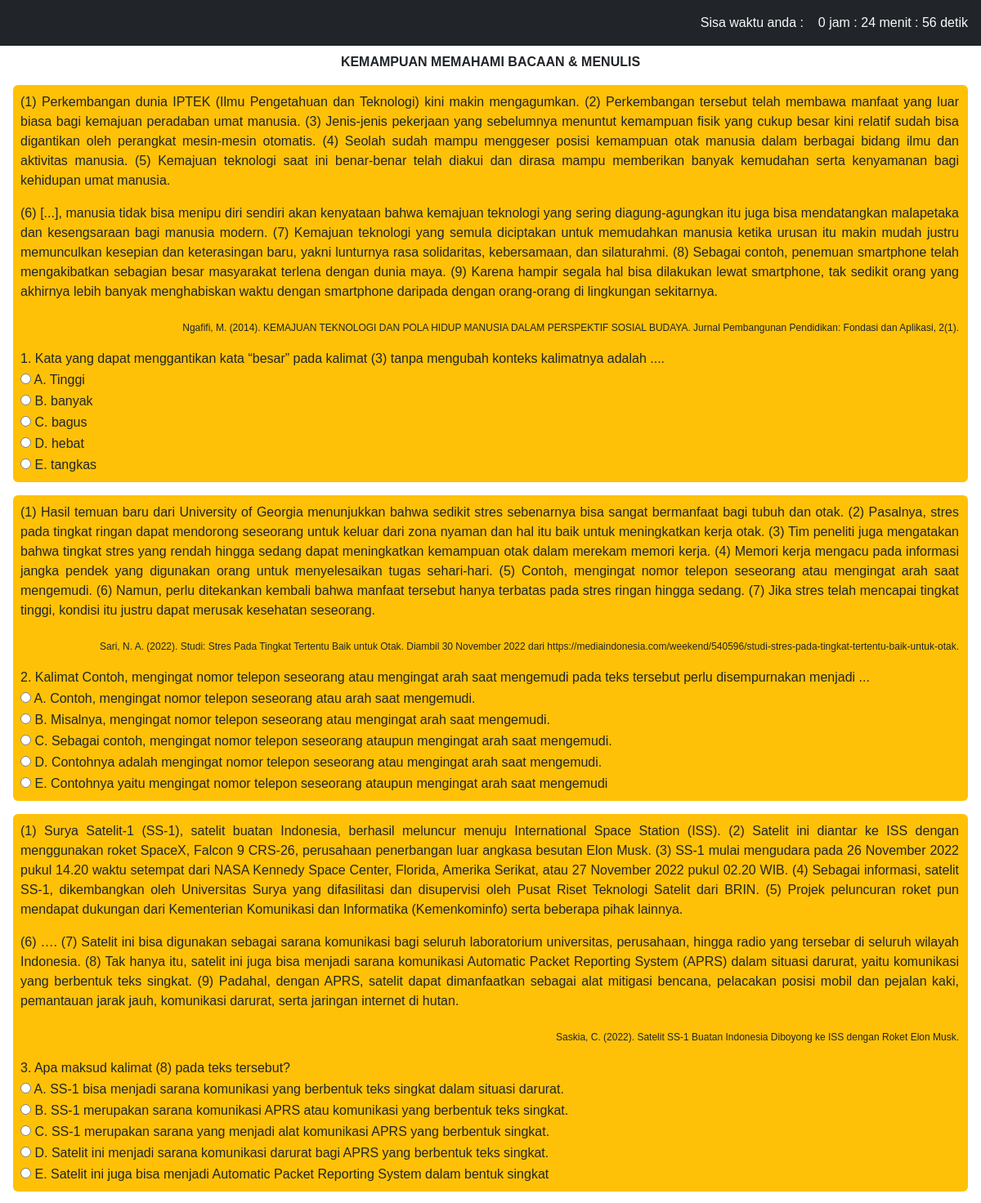
/memahami_bacaan_menulis.php (signed in, upper part), run on the app's committed database.
### tables this page shows
CREATE TABLE `memahami_bacaan_menulis` (
  `id` int(255) NOT NULL,
  `text` text NOT NULL,
  `soal` text NOT NULL,
  `pilihan_a` text NOT NULL,
  `pilihan_b` text NOT NULL,
  `pilihan_c` text NOT NULL,
  `pilihan_d` text NOT NULL,
  `pilihan_e` text NOT NULL,
  `jawaban` varchar(255) NOT NULL,
  `bobot` int(11) NOT NULL
);

### memahami_bacaan_menulis.php (the view, shortened to what this page needs)
<!DOCTYPE html>
<html lang="en">
	<head>
        <link
			href="https://cdn.jsdelivr.net/npm/bootstrap@5.2.1/dist/css/bootstrap.min.css"
			rel="stylesheet"
		/>
		<link rel="stylesheet" href="assets/styles/style.css" />
        <link rel="stylesheet" href="https://cdn.jsdelivr.net/npm/bootstrap-icons@1.9.1/font/bootstrap-icons.css">
	</head>
	<body>
				<p id="timer" align="right" class="text-light p-3 bg-dark fixed-top"></p>
				<br>
        <br>
				<p align="center" class="mt-3"><b>KEMAMPUAN MEMAHAMI BACAAN & MENULIS</b></p>
        <form action="pengetahuan_kuantitatif.php" method="POST" id="frmSoal">
        <?php
            include "koneksi.php";
            $query    = mysqli_query($koneksi, "SELECT * FROM memahami_bacaan_menulis ORDER BY RAND()");
            $no = 0;
            while($data = mysqli_fetch_array($query)){
            $no++
            ?>
							<table border="0" class="m-3 p-2 bg-warning d-flex rounded">
        <tbody>
								<?php
                    if(!empty($data['text'])){
                        echo "<tr><td>$data[text]</td><td></td></tr>";
                    }
                ?>
                <tr>
                    <td align="justify"><?php echo $no?>. <?php echo $data['soal'];?></td>
                    <td> </td>
                </tr>
                <tr>
                    <td><input name="pilihan[<?php echo $data['id']?>]" type="radio" value="A"> A. <?php echo $data['pilihan_a'];?></td>
                    <td> </td>
                </tr>
                <tr>
                    <td><input name="pilihan[<?php echo $data['id']?>]" type="radio" value="B"> B. <?php echo $data['pilihan_b'];?></td>
                    <td> </td>
                </tr>
                <tr>
                    <td><input name="pilihan[<?php echo $data['id']?>]" type="radio" value="C"> C. <?php echo $data['pilihan_c'];?></td>
                    <td> </td>
                </tr>
                <tr>
                    <td><input name="pilihan[<?php echo $data['id']?>]" type="radio" value="D"> D. <?php echo $data['pilihan_d'];?></td>
                    <td> </td>
                </tr>
                <tr>
                    <td><input name="pilihan[<?php echo $data['id']?>]" type="radio" value="E"> E. <?php echo $data['pilihan_e'];?></td>
                    <td> </td>
                </tr>
								</tbody>
    </table>
                <?php
                }
                  ?>
            </form>
	</body>
</html>

### assets/styles/style.css (style rules this page uses)
* { font-family: "Lucida Sans", "Lucida Sans Regular", "Lucida Grande", "Lucida Sans Unicode", Geneva, Verdana, sans-serif; }

### data on the page
memahami_bacaan_menulis: text "(1) Perkembangan dunia IPTEK (Ilmu Pengetahuan dan Teknologi) kini makin mengagumkan. (2) Perkembangan tersebut telah membawa manfaat yang luar biasa bagi kemajuan peradaban umat manusia. (3) Jenis-jenis pekerjaan yang sebelumnya menuntut kemampuan fisik yang cukup besar kini relatif sudah bisa digantikan oleh perangkat mesin-mesin otomatis. (4) Seolah sudah mampu menggeser posisi kemampuan otak manusia dalam berbagai bidang ilmu dan aktivitas manusia. (5) Kemajuan teknologi saat ini benar-benar telah diakui dan dirasa mampu memberikan banyak kemudahan serta kenyamanan bagi kehidupan umat manusia. (6) [...], manusia tidak bisa menipu diri sendiri akan kenyataan bahwa kemajuan teknologi yang…", soal "Kata yang dapat menggantikan kata “besar” pada kalimat (3) tanpa mengubah konteks kalimatnya adalah ....", pilihan_a "Tinggi", pilihan_b "banyak", pilihan_c "bagus", pilihan_d "hebat", pilihan_e "tangkas"
memahami_bacaan_menulis: text "(1) Hasil temuan baru dari University of Georgia menunjukkan bahwa sedikit stres sebenarnya bisa sangat bermanfaat bagi tubuh dan otak. (2) Pasalnya, stres pada tingkat ringan dapat mendorong seseorang untuk keluar dari zona nyaman dan hal itu baik untuk meningkatkan kerja otak. (3) Tim peneliti juga mengatakan bahwa tingkat stres yang rendah hingga sedang dapat meningkatkan kemampuan otak dalam merekam memori kerja. (4) Memori kerja mengacu pada informasi jangka pendek yang digunakan orang untuk menyelesaikan tugas sehari-hari. (5) Contoh, mengingat nomor telepon seseorang atau mengingat arah saat mengemudi. (6) Namun, perlu ditekankan kembali bahwa manfaat tersebut hanya terbatas pada…", soal "Kalimat Contoh, mengingat nomor telepon seseorang atau mengingat arah saat mengemudi pada teks tersebut perlu disempurnakan menjadi ...", pilihan_a "Contoh, mengingat nomor telepon seseorang atau arah saat mengemudi.", pilihan_b "Misalnya, mengingat nomor telepon seseorang atau mengingat arah saat mengemudi.", pilihan_c "Sebagai contoh, mengingat nomor telepon seseorang ataupun mengingat arah saat mengemudi.", pilihan_d "Contohnya adalah mengingat nomor telepon seseorang atau mengingat arah saat mengemudi.", pilihan_e "Contohnya yaitu mengingat nomor telepon seseorang ataupun mengingat arah saat mengemudi"
memahami_bacaan_menulis: text "(1) Surya Satelit-1 (SS-1), satelit buatan Indonesia, berhasil meluncur menuju International Space Station (ISS). (2) Satelit ini diantar ke ISS dengan menggunakan roket SpaceX, Falcon 9 CRS-26, perusahaan penerbangan luar angkasa besutan Elon Musk. (3) SS-1 mulai mengudara pada 26 November 2022 pukul 14.20 waktu setempat dari NASA Kennedy Space Center, Florida, Amerika Serikat, atau 27 November 2022 pukul 02.20 WIB. (4) Sebagai informasi, satelit SS-1, dikembangkan oleh Universitas Surya yang difasilitasi dan disupervisi oleh Pusat Riset Teknologi Satelit dari BRIN. (5) Projek peluncuran roket pun mendapat dukungan dari Kementerian Komunikasi dan Informatika (Kemenkominfo) serta beberapa…", soal "Apa maksud kalimat (8) pada teks tersebut?", pilihan_a "SS-1 bisa menjadi sarana komunikasi yang berbentuk teks singkat dalam situasi darurat.", pilihan_b "SS-1 merupakan sarana komunikasi APRS atau komunikasi yang berbentuk teks singkat.", pilihan_c "SS-1 merupakan sarana yang menjadi alat komunikasi APRS yang berbentuk singkat.", pilihan_d "Satelit ini menjadi sarana komunikasi darurat bagi APRS yang berbentuk teks singkat.", pilihan_e "Satelit ini juga bisa menjadi Automatic Packet Reporting System dalam bentuk singkat"
